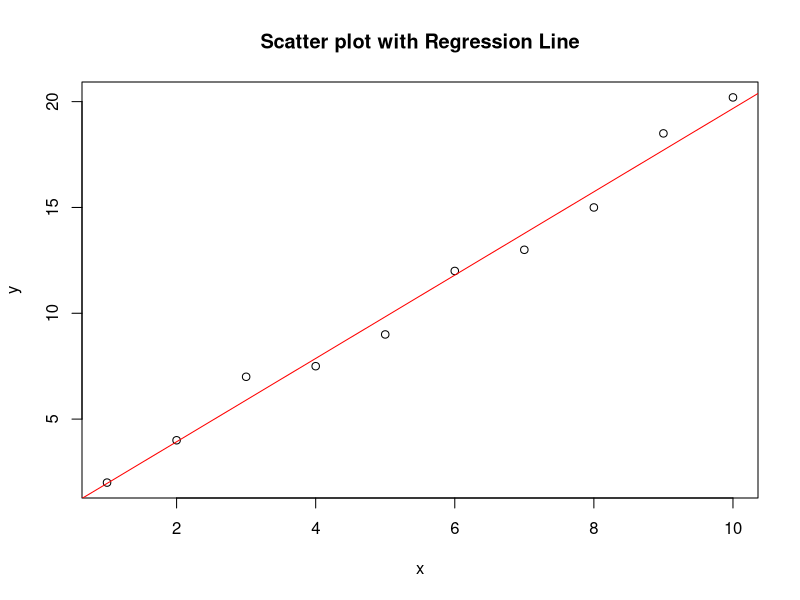
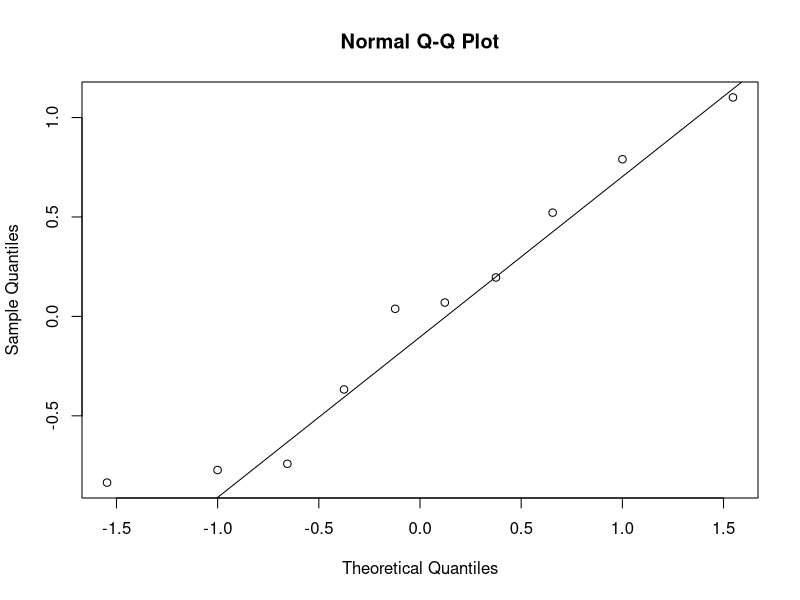

Source code (R) for these figures, in order:
# algorithms/regression/normality_test_linear_regression.R

# Function to plot data and regression line
plot_data_with_regression <- function(x, y) {
  tryCatch({
    plot(x, y, main = "Scatter plot with Regression Line", xlab = "x", ylab = "y")
    modfit <- lm(y ~ x)
    abline(modfit, col = "red")
  }, error = function(e) {
    message("Error in plotting data: ", e$message)
  })
}

# Function to save residuals and plot QQ plot
plot_residuals_qq <- function(modfit) {
  tryCatch({
    residuals <- modfit$residuals
    qqnorm(residuals)
    qqline(residuals)
  }, error = function(e) {
    message("Error in plotting residuals QQ plot: ", e$message)
  })
}

# Function to perform Shapiro-Wilk test on residuals
shapiro_test_residuals <- function(modfit, alpha = 0.15) {
  tryCatch({
    residuals <- modfit$residuals
    shapiro_test_result <- shapiro.test(residuals)
    cat("Shapiro-Wilk test for normality:\n")
    print(shapiro_test_result)
    if (shapiro_test_result$p.value > alpha) {
      cat("The residuals are approximately normally distributed (p > alpha)\n")
    } else {
      cat("The residuals are not approximately normally distributed (p <= alpha)\n")
    }
  }, error = function(e) {
    message("Error in performing Shapiro-Wilk test: ", e$message)
  })
}

# Example usage
data <- data.frame(x = c(1,2,3,4,5,6,7,8,9,10), y = c(2,4,7,7.5,9,12,13,15,18.5,20.2))

# Plot data with regression line
plot_data_with_regression(data$x, data$y)

# Fit linear model
modfit <- lm(y ~ x, data = data)

# Plot residuals QQ plot
plot_residuals_qq(modfit)

# Perform Shapiro-Wilk test on residuals
shapiro_test_residuals(modfit)
